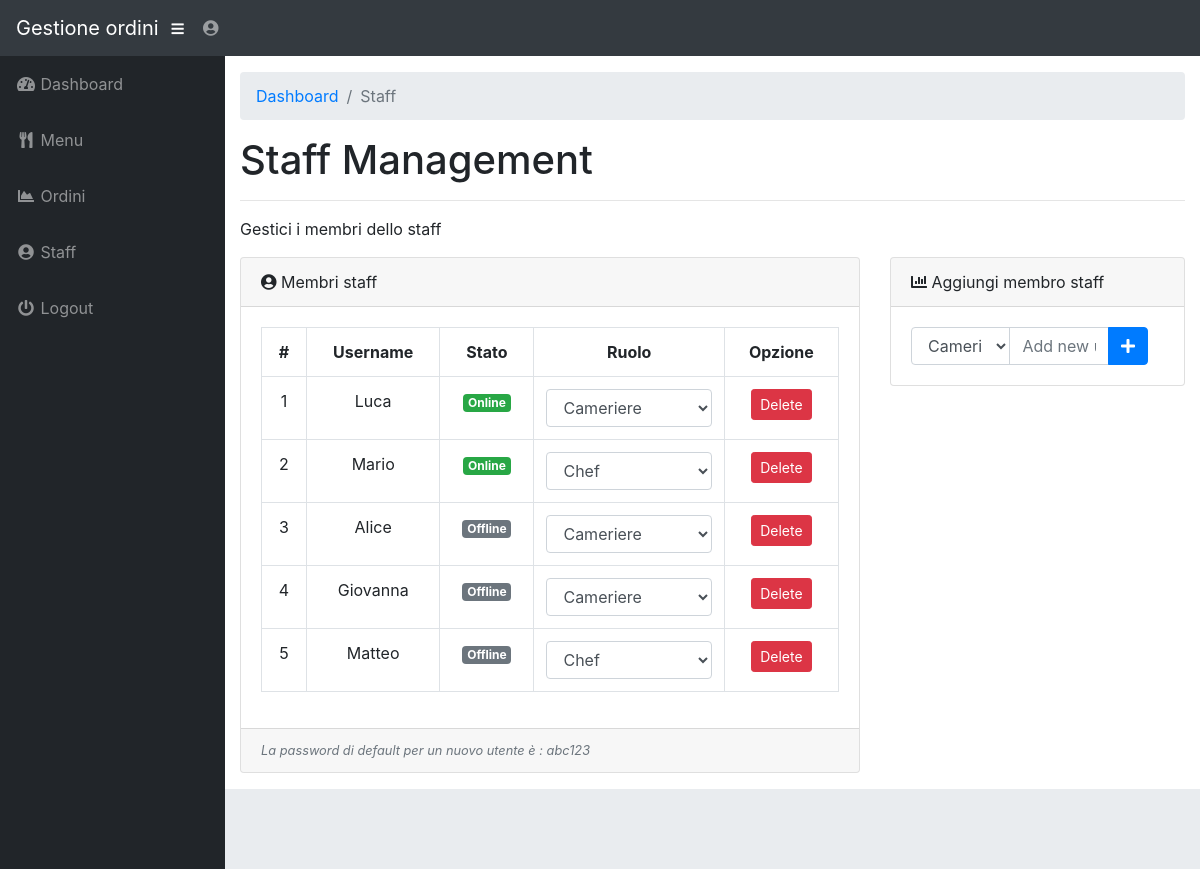
Screenshot of /admin/staff.php (signed in) with the database file from the repository.
### tables this page shows
CREATE TABLE `tbl_staff` (
  `staffID` int NOT NULL,
  `username` varchar(25) NOT NULL,
  `password` varchar(100) NOT NULL,
  `status` text NOT NULL,
  `role` text NOT NULL
);

### admin/staff.php (the view, shortened to what this page needs)
<?php
include ("../functions.php");
?>
<!DOCTYPE html>
<html lang="en">
<head>
    <link href="vendor/bootstrap/css/bootstrap.min.css" rel="stylesheet">
    <link href="vendor/fontawesome-free/css/all.min.css" rel="stylesheet" type="text/css">
    <link href="vendor/datatables/dataTables.bootstrap4.css" rel="stylesheet">
    <link href="css/sb-admin.css" rel="stylesheet">
</head>
<body id="page-top">
<nav class="navbar navbar-expand navbar-dark bg-dark static-top">
    <a class="navbar-brand mr-1" href="index.php">Gestione ordini</a>
    <button class="btn btn-link btn-sm text-white order-1 order-sm-0" id="sidebarToggle" href="#">
        <i class="fas fa-bars"></i>
    </button>
    <ul class="navbar-nav ml-auto ml-md-0">
        <li class="nav-item dropdown no-arrow">
            <a class="nav-link dropdown-toggle" href="#" id="userDropdown" role="button" data-toggle="dropdown" aria-haspopup="true" aria-expanded="false">
                <i class="fas fa-user-circle fa-fw"></i>
            </a>
        </li>
    </ul>
</nav>
<div id="wrapper">
    <ul class="sidebar navbar-nav">
        <li class="nav-item">
            <a class="nav-link" href="index.php">
                <i class="fas fa-fw fa-tachometer-alt"></i>
                <span>Dashboard</span>
            </a>
        </li>
        <li class="nav-item">
            <a class="nav-link" href="menu.php">
                <i class="fas fa-fw fa-utensils"></i>
                <span>Menu</span></a>
        </li>
        <li class="nav-item">
            <a class="nav-link" href="sales.php">
                <i class="fas fa-fw fa-chart-area"></i>
                <span>Ordini</span></a>
        </li>
        <li class="nav-item">
            <a class="nav-link" href="staff.php">
                <i class="fas fa-fw fa-user-circle"></i>
                <span>Staff</span>
            </a>
        </li>
        <li class="nav-item">
            <a class="nav-link" href="#" data-toggle="modal" data-target="#logoutModal">
                <i class="fas fa-fw fa-power-off"></i>
                <span>Logout</span>
            </a>
        </li>
    </ul>
    <div id="content-wrapper">
        <div class="container-fluid">
            <ol class="breadcrumb">
                <li class="breadcrumb-item">
                    <a href="index.html">Dashboard</a>
                </li>
                <li class="breadcrumb-item active">Staff</li>
            </ol>
            <h1>Staff Management</h1>
            <hr>
            <p>Gestici i membri dello staff</p>
            <div class="row">
                <div class="col-lg-8">
                    <div class="card mb-3">
                        <div class="card-header">
                            <i class="fas fa-user-circle"></i>
                            Membri staff</div>
                        <div class="card-body">
                            <table class="table table-bordered text-center" id="dataTable" width="100%" cellspacing="0">
                                <tr>
                                    <th>#</th>
                                    <th>Username</th>
                                    <th>Stato</th>
                                    <th>Ruolo</th>
                                    <th class="text-center">Opzione</th>
                                </tr>
                                <?php
                                $displayStaffQuery = "SELECT * FROM tbl_staff";
                                if ($result = $sqlconnection->query($displayStaffQuery))
                                {
                                    $staffno = 1;
                                    while ($staff = $result->fetch_array(MYSQLI_ASSOC))
                                    {
                                        ?>
                                        <tr class="text-center">
                                            <td><?php echo $staffno++; ?></td>
                                            <td><?php echo $staff['username']; ?></td>
                                            <?php
                                            if ($staff['status'] == "Online")
                                            {
                                                echo "<td><span class=\"badge badge-success\">Online</span></td>";
                                            }
                                            if ($staff['status'] == "Offline")
                                            {
                                                echo "<td><span class=\"badge badge-secondary\">Offline</span></td>";
                                            }
                                            ?>
                                            <td>
                                                <form method="POST">
                                                    <select name="role" class="form-control" onchange="this.form.submit()">
                                                        <?php
                                                        $roleQuery = "SELECT role FROM tbl_role";
                                                        if ($res = $sqlconnection->query($roleQuery))
                                                        {
                                                            while ($role = $res->fetch_array(MYSQLI_ASSOC))
                                                            {
                                                                if ($role['role'] == $staff['role']) echo "<option selected='selected' value='" . $staff['role'] . "'>" . ucfirst($staff['role']) . "</option>";
                                                                else echo "<option value='" . $role['role'] . "'>" . ucfirst($role['role']) . "</option>";
                                                            }
                                                        }
                                                        ?>
                                                    </select>
                                                </form>
                                            </td>
                                            <td class="text-center"><a href="deletestaff.php?staffID=<?php echo $staff['staffID']; ?>" class="btn btn-sm btn-danger">Delete</a></td>
                                        </tr>
                                        <?php
                                    }
                                }
                                else
                                {
                                    echo $sqlconnection->error;
                                    echo "Something wrong.";
                                }
                                ?>
                            </table>
                        </div>
                        <div class="card-footer small text-muted"><i>La password di default per un nuovo utente è : abc123</i></div>
                    </div>
                </div>
                <div class="col-lg-4">
                    <div class="card mb-3">
                        <div class="card-header">
                            <i class="fas fa-chart-bar""></i>
                            Aggiungi membro staff</div>
                        <div class="card-body">
                            <form action="addstaff.php" method="POST" class="d-none d-md-inline-block form-inline ml-auto mr-0 mr-md-3 my-2 my-md-0">
                                <div class="input-group">
                                    <select name="staffrole" class="form-control">
                                        <?php
                                        $roleQuery = "SELECT role FROM tbl_role";
                                        if ($res = $sqlconnection->query($roleQuery))
                                        {
                                            while ($role = $res->fetch_array(MYSQLI_ASSOC))
                                            {
                                                echo "<option value='" . $role['role'] . "'>" . ucfirst($role['role']) . "</option>";
                                            }
                                        }
                                        ?>
                                    </select>
                                    <input type="text" required="required" name="staffname" class="form-control" placeholder="Add new user" aria-label="Add" aria-describedby="basic-addon2">
                                    <div class="input-group-append">
                                        <button type="submit" name="addstaff" class="btn btn-primary">
                                            <i class="fas fa-plus"></i>
                                        </button>
                                    </div>
                                </div>
                            </form>
                        </div>
                    </div>
                </div>
            </div>
        </div>
        <footer class="sticky-footer">
        </footer>
    </div>
</div>
</body>
</html>

### admin/css/sb-admin.css (style rules this page uses)
html { position: relative; min-height: 100%; }
body { height: 100%; }
#wrapper { display: -webkit-box; display: -ms-flexbox; display: flex; }
#wrapper #content-wrapper { overflow-x: hidden; width: 100%; padding-top: 1rem; padding-bottom: 80px; }
.navbar-nav .nav-item.dropdown .dropdown-toggle::after { width: 1rem; text-align: center; float: right; vertical-align: 0; border: 0; font-weight: 900; content: '\f105'; font-family: 'Font Awesome 5 Free'; }
.navbar-nav .nav-item.dropdown.no-arrow .dropdown-toggle::after { display: none; }
.sidebar { width: 90px !important; background-color: #212529; min-height: calc(100vh - 56px); }
.sidebar .nav-item:last-child { margin-bottom: 1rem; }
.sidebar .nav-item .nav-link { text-align: center; padding: 0.75rem 1rem; width: 90px; }
.sidebar .nav-item .nav-link span { font-size: 0.65rem; display: block; }
.sidebar .nav-item .nav-link { color: rgba(255, 255, 255, 0.5); }
@media (min-width: 768px) { .sidebar { width: 225px !important; } }
@media (min-width: 768px) { .sidebar .nav-item .nav-link { display: block; width: 100%; text-align: left; padding: 1rem; width: 225px; } }
@media (min-width: 768px) { .sidebar .nav-item .nav-link span { font-size: 1rem; display: inline; } }
:root { --input-padding-x: 0.75rem; --input-padding-y: 0.75rem; }
footer.sticky-footer { display: -webkit-box; display: -ms-flexbox; display: flex; position: absolute; right: 0; bottom: 0; width: calc(100% - 90px); height: 80px; background-color: #e9ecef; }
@media (min-width: 768px) { footer.sticky-footer { width: calc(100% - 225px); } }

### rows the page displays
tbl_staff: username "Luca", status "Online"
tbl_staff: username "Mario", status "Online"
tbl_staff: username "Alice", status "Offline"
tbl_staff: username "Giovanna", status "Offline"
tbl_staff: username "Matteo", status "Offline"

### other values shown
form field role "Cameriere"
form field role "Chef"
form field staffrole "Cameriere"
